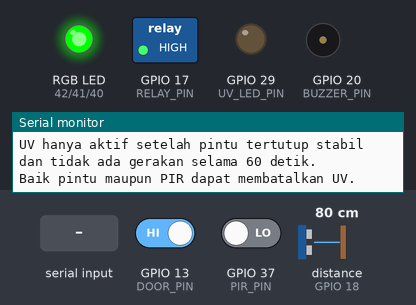
The sketch below on a simulated ESP32-S3. Parts: switched loads named in the sketch (green lamp = pin HIGH), an RGB LED mixed from three pins (HIGH = lit), output pins drawn as LEDs (lit = HIGH), buzzer (waves = sounding), the last lines printed to the serial monitor. Wiring (inferred from the names in the program): ultrasonic range finder: trigger GPIO 5; echo GPIO 18. The inputs (shaded band) are chosen by the test bench; at power-on: GPIO 13 (DOOR_PIN) HIGH, distance to the obstacle (sensor on GPIO 18) 80 cm, GPIO 37 (PIR_PIN) LOW. The echo pulse lasts 58.3 µs per cm; pins used as bus, display or sensor lines are not drawn.

Above: at 1.2 s.
1.3 s: GPIO 13 (DOOR_PIN) driven LOW
At 2.5 s:
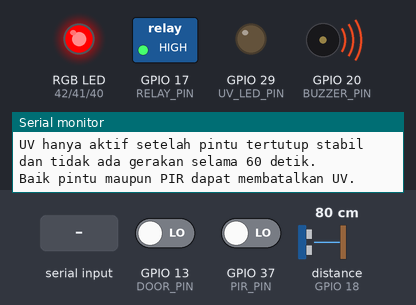
2.8 s: distance to the obstacle (sensor on GPIO 18) set to 23 cm
4.3 s: distance to the obstacle (sensor on GPIO 18) set to 18 cm
10.5 s: "UV OFF\n" received over Serial
12.0 s: GPIO 13 (DOOR_PIN) driven HIGH
At 13.3 s:
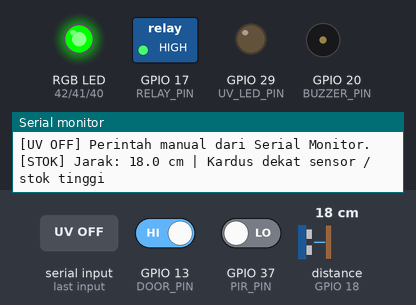
Timing chart, 0 to 14.5 s (numbered marks = the images above; inputs shaded):
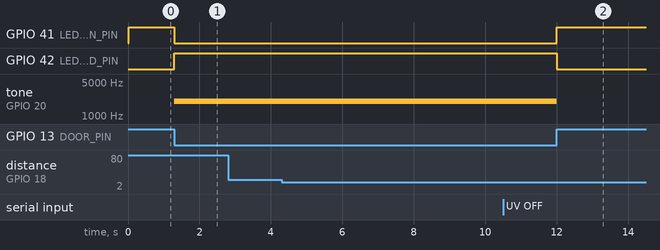

The sketch:

wokwi_sketch.ino
```cpp
// wokwi_sketch.ino — Firmware prototipe gabungan
// Versi lama; device1/device2 adalah firmware aktif.
#include <Arduino.h>

#define PIR_PIN          37
#define TRIG_PIN          5
#define ECHO_PIN         18
#define DOOR_PIN         13
#define RELAY_PIN        17
#define LED_RED_PIN      42
#define LED_GREEN_PIN    41
#define LED_BLUE_PIN     40
#define UV_LED_PIN       29
#define BUZZER_PIN       20

const bool RELAY_ACTIVE_LOW = true;

const bool RGB_COMMON_ANODE = false;

const bool BUTTON_PRESSED_MEANS_OPEN = true;

const unsigned long NO_MOTION_REQUIRED = 60000UL; // 60 detik
const unsigned long DOOR_STABLE_TIME   = 1000UL;  // 1 detik
const unsigned long WARNING_DURATION   = 5000UL;  // 5 detik
const unsigned long MAX_UV_DURATION    = 300000UL; // 5 menit

const unsigned long SENSOR_INTERVAL    = 2500UL;
const unsigned long BUZZER_INTERVAL    = 300UL;
const unsigned long BLINK_INTERVAL     = 300UL;

const float STOCK_DISTANCE_LIMIT_CM = 20.0;
enum UVState {
  UV_IDLE,
  UV_WARNING,
  UV_RUNNING
};

UVState uvState = UV_IDLE;

bool uvRequested = false;
bool motionDetected = false;
bool doorOpen = false;
bool doorStableClosed = false;

unsigned long lastMotionTime = 0;
unsigned long doorClosedSince = 0;
unsigned long stateStartedAt = 0;
unsigned long lastSensorRead = 0;
unsigned long lastBuzzerToggle = 0;
unsigned long lastBlinkToggle = 0;

bool buzzerState = false;
bool blinkState = false;
float distanceCM = -1.0;
void setRGB(bool red, bool green, bool blue) {
  if (RGB_COMMON_ANODE) {
    red   = !red;
    green = !green;
    blue  = !blue;
  }
  digitalWrite(LED_RED_PIN, red ? HIGH : LOW);
  digitalWrite(LED_GREEN_PIN, green ? HIGH : LOW);
  digitalWrite(LED_BLUE_PIN, blue ? HIGH : LOW);
}
void ledSafe() {
  setRGB(false, true, false);
}
void ledDanger() {
  setRGB(true, false, false);
}
void ledUVActive() {
  setRGB(true, false, true);
}
void setRelay(bool active) {
  if (RELAY_ACTIVE_LOW) {
    digitalWrite(RELAY_PIN, active ? LOW : HIGH);
  } else {
    digitalWrite(RELAY_PIN, active ? HIGH : LOW);
  }
}
void setUV(bool active) {
  digitalWrite(UV_LED_PIN, active ? HIGH : LOW);
  setRelay(active);
}
void stopUV(const char *reason) {
  setUV(false);
  uvState = UV_IDLE;
  uvRequested = false;
  noTone(BUZZER_PIN);
  buzzerState = false;
  Serial.print("[UV OFF] ");
  Serial.println(reason);
}
void readPIR() {
  motionDetected = (digitalRead(PIR_PIN) == HIGH);
  if (motionDetected) {
    lastMotionTime = millis();
  }
}
bool noMotionLongEnough() {
  return !motionDetected &&
         (millis() - lastMotionTime >= NO_MOTION_REQUIRED);
}
void readDoor() {
  bool buttonPressed = (digitalRead(DOOR_PIN) == LOW);

  if (BUTTON_PRESSED_MEANS_OPEN) {
    doorOpen = buttonPressed;
  } else {
    doorOpen = !buttonPressed;
  }
  if (doorOpen) {
    doorStableClosed = false;
    doorClosedSince = 0;
  } else {
    if (doorClosedSince == 0) {
      doorClosedSince = millis();
    }
    doorStableClosed =
      (millis() - doorClosedSince >= DOOR_STABLE_TIME);
  }
}
float readDistanceCM() {
  digitalWrite(TRIG_PIN, LOW);
  delayMicroseconds(3);
  digitalWrite(TRIG_PIN, HIGH);
  delayMicroseconds(10);
  digitalWrite(TRIG_PIN, LOW);
  unsigned long duration = pulseIn(ECHO_PIN, HIGH, 30000UL);
  if (duration == 0) {
    return -1.0;
  }
  return duration * 0.0343f / 2.0f;
}
void updateDistance() {
  if (millis() - lastSensorRead < SENSOR_INTERVAL) {
    return;
  }
  lastSensorRead = millis();
  distanceCM = readDistanceCM();
  Serial.print("[STOK] Jarak: ");
  if (distanceCM < 0) {
    Serial.println("Tidak ada pembacaan");
  } else {
    Serial.print(distanceCM, 1);
    Serial.print(" cm | ");
    if (distanceCM <= STOCK_DISTANCE_LIMIT_CM) {
      Serial.println("Kardus dekat sensor / stok tinggi");
    } else {
      Serial.println("Kardus jauh dari sensor / stok rendah");
    }
  }
}
bool safetyConditionsOK() {
  return doorStableClosed && noMotionLongEnough();
}
void updateStatusLED() {
  if (doorOpen || motionDetected) {
    ledDanger();
  } else if (uvState == UV_RUNNING) {
    ledUVActive();
  } else {
    ledSafe();
  }
}
void updateSafetyAlarm() {
  if ((doorOpen || motionDetected) &&
      uvState != UV_RUNNING &&
      uvState != UV_WARNING) {
    tone(BUZZER_PIN, 2000);
  } else if (uvState == UV_IDLE) {
    noTone(BUZZER_PIN);
  }
}
void startWarning() {
  uvState = UV_WARNING;
  stateStartedAt = millis();
  lastBuzzerToggle = 0;
  lastBlinkToggle = 0;
  buzzerState = false;
  blinkState = false;
  setUV(false);
  Serial.println("[PERINGATAN] UV akan aktif dalam 5 detik.");
}
void runWarning() {
  if (!safetyConditionsOK()) {
    uvState = UV_IDLE;
    noTone(BUZZER_PIN);
    buzzerState = false;
    Serial.println(
      "[BATAL] Pintu terbuka atau gerakan terdeteksi. "
      "Menunggu kondisi aman kembali."
    );
    return;
  }
  unsigned long now = millis();
  if (now - lastBlinkToggle >= BLINK_INTERVAL) {
    lastBlinkToggle = now;
    blinkState = !blinkState;
    if (blinkState) {
      setRGB(true, false, false);
    } else {
      setRGB(false, false, false);
    }
  }
  if (now - lastBuzzerToggle >= BUZZER_INTERVAL) {
    lastBuzzerToggle = now;
    buzzerState = !buzzerState;
    if (buzzerState) {
      tone(BUZZER_PIN, 2000);
    } else {
      noTone(BUZZER_PIN);
    }
  }
  if (now - stateStartedAt >= WARNING_DURATION) {
    noTone(BUZZER_PIN);
    buzzerState = false;
    if (safetyConditionsOK()) {
      uvState = UV_RUNNING;
      stateStartedAt = millis();
      setUV(true);
      ledUVActive();
      Serial.println("[UV ON] Sterilisasi dimulai.");
      Serial.println("[INFO] Batas waktu UV: 5 menit.");
    } else {
      uvState = UV_IDLE;
      Serial.println("[BATAL] Kondisi tidak aman.");
    }
  }
}
void runUV() {
  if (doorOpen) {
    stopUV("Pintu terbuka!");
    return;
  }
  if (motionDetected) {
    stopUV("Gerakan manusia terdeteksi!");
    return;
  }
  if (millis() - stateStartedAt >= MAX_UV_DURATION) {
    stopUV("Batas 5 menit tercapai.");
    return;
  }
  setUV(true);
  ledUVActive();
}
void readSerialCommand() {
  if (!Serial.available()) {
    return;
  }
  String command = Serial.readStringUntil('\n');
  command.trim();
  command.toUpperCase();
  if (command == "UV ON") {
    if (uvState == UV_RUNNING) {
      Serial.println("[INFO] UV sudah aktif.");
      return;
    }
    uvRequested = true;
    Serial.println("[PERMINTAAN] Mode sterilisasi diterima.");
    Serial.println(
      "[INFO] Menunggu pintu tertutup dan tidak ada "
      "gerakan selama 60 detik."
    );
  }
  else if (command == "UV OFF") {
    stopUV("Perintah manual dari Serial Monitor.");
  }
  else if (command == "STATUS") {
    Serial.print("Pintu: ");
    Serial.println(doorOpen ? "TERBUKA" : "TERTUTUP");
    Serial.print("PIR: ");
    Serial.println(motionDetected ? "GERAKAN" : "TIDAK ADA GERAKAN");
    Serial.print("Kondisi aman: ");
    Serial.println(safetyConditionsOK() ? "YA" : "BELUM");
    Serial.print("Status UV: ");
    if (uvState == UV_RUNNING) {
      Serial.println("AKTIF");
    } else if (uvState == UV_WARNING) {
      Serial.println("PERINGATAN");
    } else {
      Serial.println("MATI");
    }

    Serial.print("Jarak stok: ");
    Serial.print(distanceCM);
    Serial.println(" cm");
  }
  else {
    Serial.println("Perintah tidak dikenal.");
    Serial.println("Gunakan: UV ON, UV OFF, atau STATUS");
  }
}
void setup() {
  Serial.begin(115200);
  pinMode(PIR_PIN, INPUT);
  pinMode(TRIG_PIN, OUTPUT);
  pinMode(ECHO_PIN, INPUT);
  pinMode(DOOR_PIN, INPUT_PULLUP);
  pinMode(RELAY_PIN, OUTPUT);
  pinMode(LED_RED_PIN, OUTPUT);
  pinMode(LED_GREEN_PIN, OUTPUT);
  pinMode(LED_BLUE_PIN, OUTPUT);
  pinMode(UV_LED_PIN, OUTPUT);
  pinMode(BUZZER_PIN, OUTPUT);
  setUV(false);
  setRGB(false, false, false);
  noTone(BUZZER_PIN);
  unsigned long now = millis();
  lastMotionTime = now;
  doorClosedSince = 0;
  Serial.println();
  Serial.println("====================================");
  Serial.println(" DEVICE 2 - STERILISASI UV");
  Serial.println(" ESP32-S3");
  Serial.println("====================================");
  Serial.println("Perintah Serial:");
  Serial.println("  UV ON  = minta sterilisasi");
  Serial.println("  UV OFF = matikan / batalkan");
  Serial.println("  STATUS = tampilkan status");
  Serial.println();
  Serial.println(
    "UV hanya aktif setelah pintu tertutup stabil "
    "dan tidak ada gerakan selama 60 detik."
  );
  Serial.println("Baik pintu maupun PIR dapat membatalkan UV.");
}
void loop() {
  readSerialCommand();
  readPIR();
  readDoor();
  updateDistance();
  if (uvState == UV_RUNNING) {
    runUV();
  }
  else if (uvState == UV_WARNING) {
    runWarning();
  }
  else {
    setUV(false);
    updateStatusLED();
    updateSafetyAlarm();
    if (uvRequested && safetyConditionsOK()) {
      startWarning();
    }
  }
}
```

Measured:
- after the input at 1.3 s, GPIO 41 (LED_GREEN_PIN): HIGH → LOW at once; GPIO 42 (LED_RED_PIN): LOW → HIGH at once; tone on GPIO 20 (BUZZER_PIN): silent → 2000 Hz at once
- after the input at 2.8 s, every drawn part: stays the same
- after the input at 12.0 s, GPIO 41 (LED_GREEN_PIN): LOW → HIGH at once; GPIO 42 (LED_RED_PIN): HIGH → LOW at once; tone on GPIO 20 (BUZZER_PIN): 2000 Hz → silent at once
